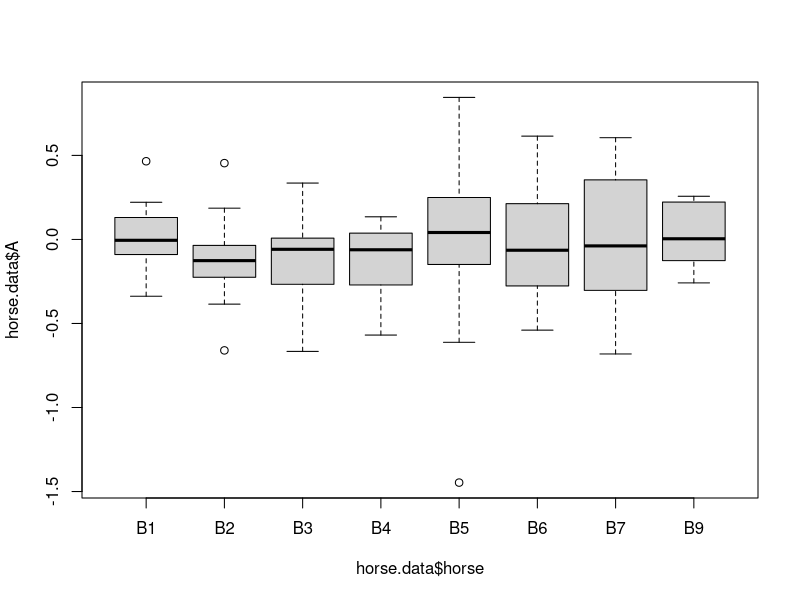
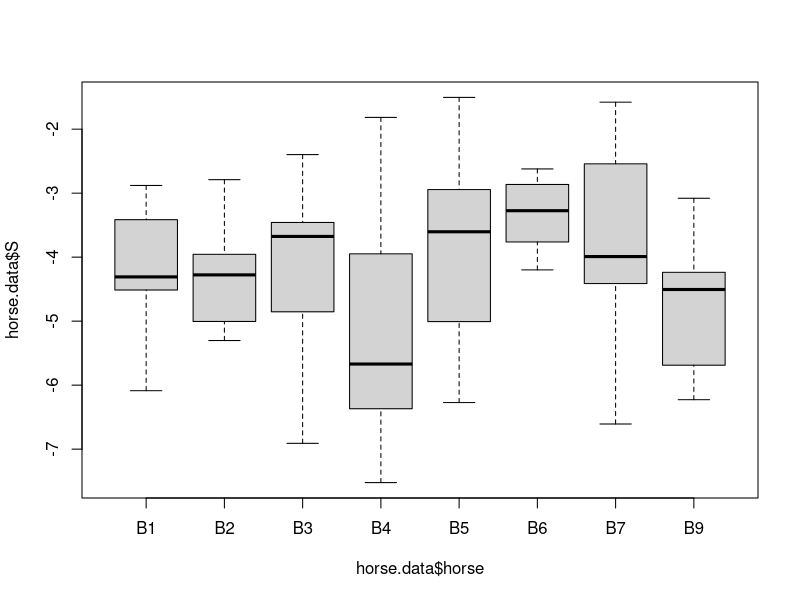
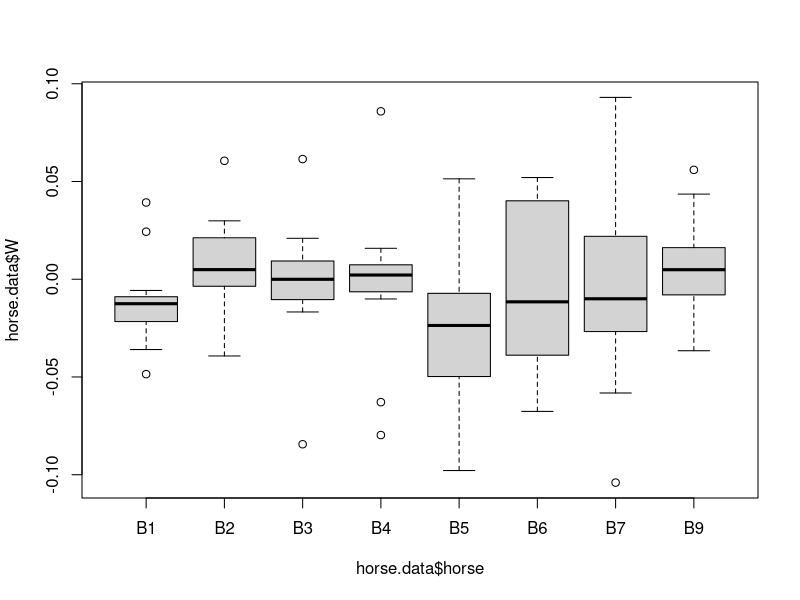
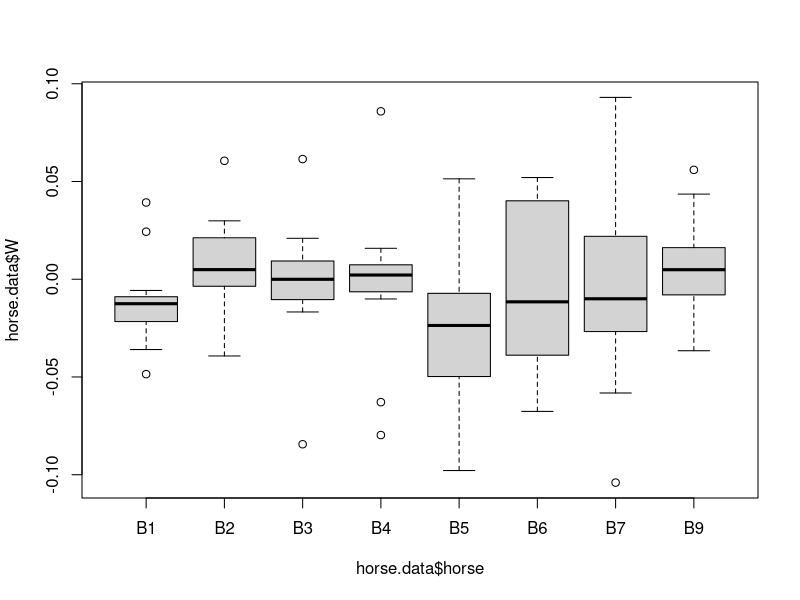
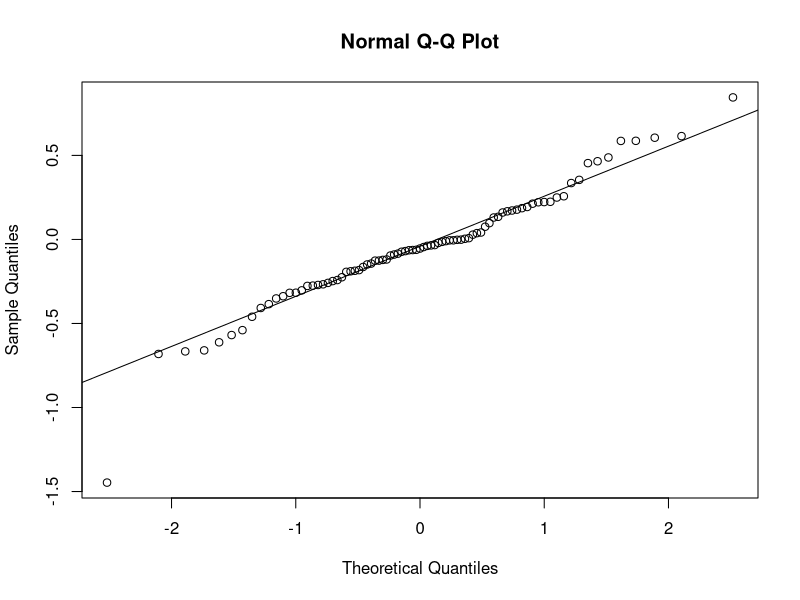
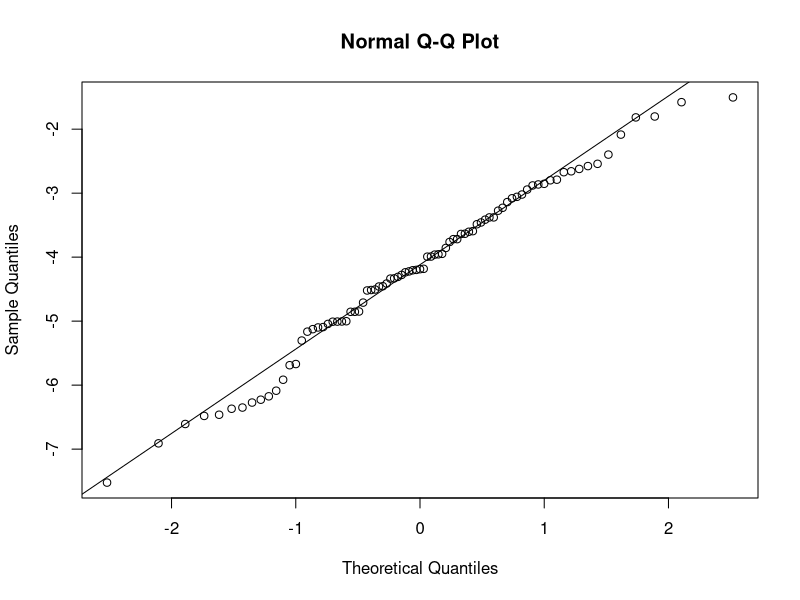
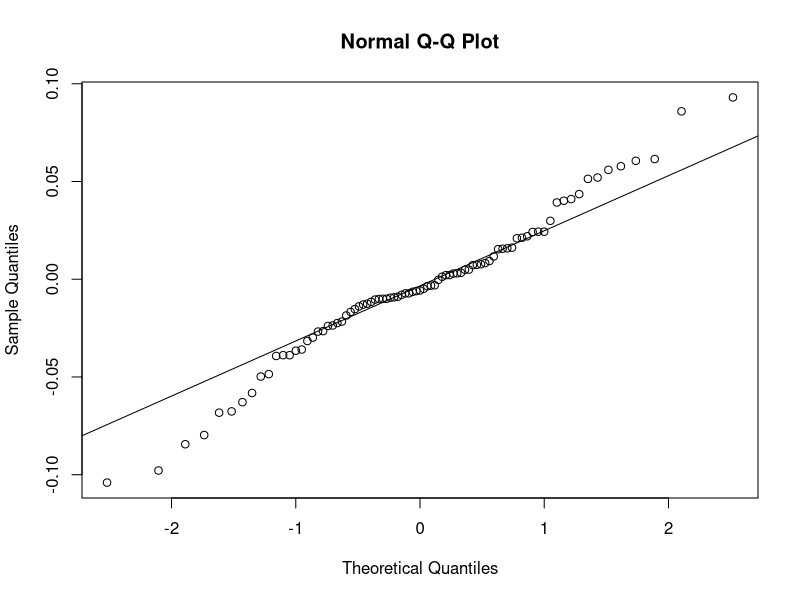
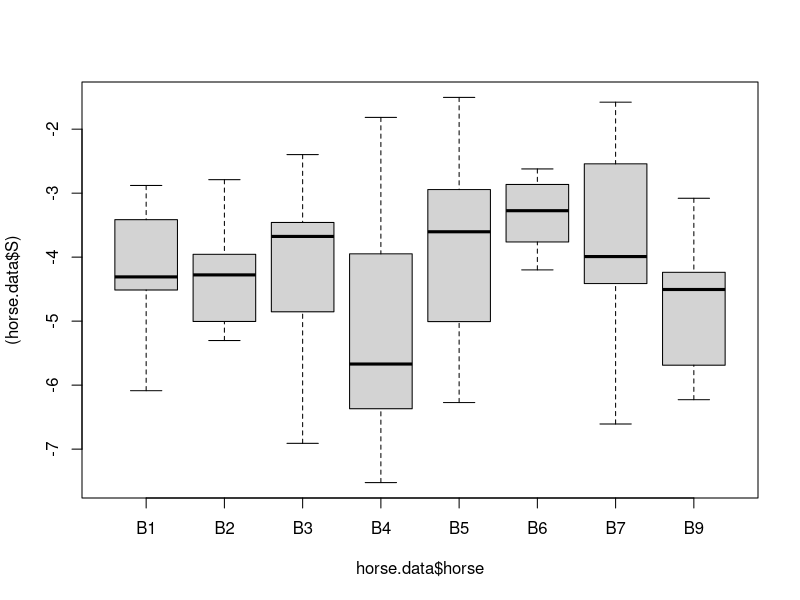

Recreate these plots in R, in order.
############################################## loading
# directory
setwd("/Users/nikolaj/Desktop/main/stat/p r o j e c t")

# some info about data
horse.data <- read.table('horse_data23.txt')
head(horse.data) 
colnames(horse.data)
dim(horse.data)


######## effect on either score
# we need horse as a factor (it's catagorical)
horse.data$horse <- as.factor(horse.data$horse)

# boxplot of data:
boxplot(horse.data$A ~ horse.data$horse)
boxplot(horse.data$S ~ horse.data$horse)
boxplot(horse.data$W ~ horse.data$horse)




boxplot(horse.data$W ~ horse.data$horse)

qqnorm(horse.data$A)
qqline(horse.data$A)

qqnorm(horse.data$S)
qqline(horse.data$S)

qqnorm(horse.data$W)
qqline(horse.data$W)

# the different group looks fairly normal distributed based
# on the plot
# they overlap 

# there is a bit difference in variiance,
# maybe some transformation is in order
boxplot((horse.data$S) ~ horse.data$horse)



#anova(lm(horse ~ A, data = horse.data)) 
anova(lm(A ~ horse, data = horse.data)) # not significant
anova(lm(S ~ horse, data = horse.data)) # not significant
anova(lm(W ~ horse, data = horse.data)) # not significant

summary(lm(A ~ horse, data = horse.data))

#######################################
# test
# changing data

score <- rep(c('A', 'S', 'W'), each= 85)
horse <- rep(horse.data$horse, 3)
horse.newData <- data.frame(score_val = c(horse.data$A,horse.data$S,horse.data$W),
            score = score, horse = horse)

boxplot(horse.newData$score_val ~ horse.newData$score:horse.newData$horse)


fit <- lm(score_val ~ score * horse, data=horse.newData)
anova(fit)

fit <- lm(score_val ~ score + score:horse, data=horse.newData)
anova(fit)
